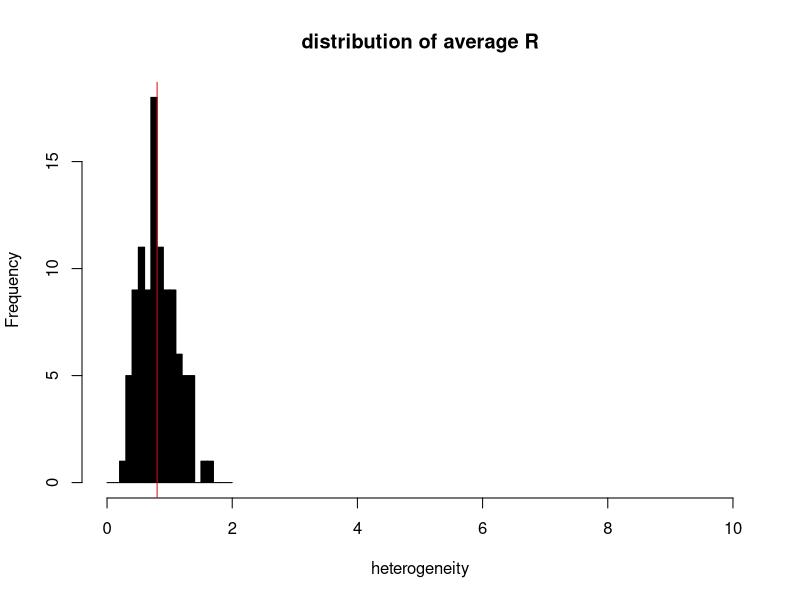
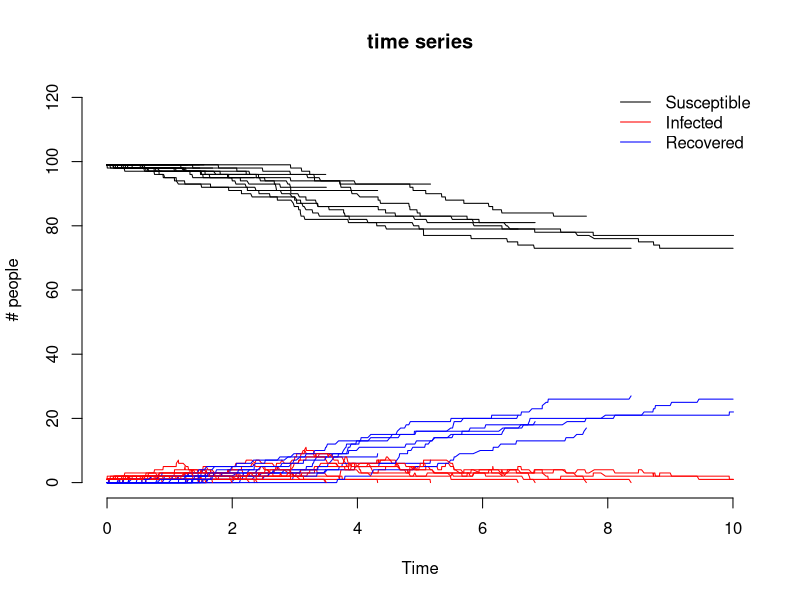
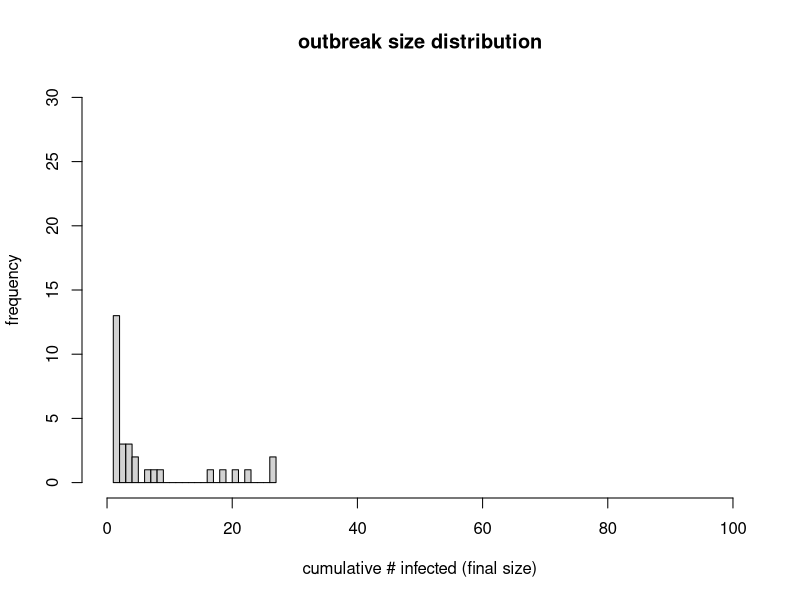

R code for these plots, in order:
## Gillespie with individual mixing heterogeneity
## Steve Bellan DAIDD 2012

## The question leads you through the construction of a stochastic SIR
## model using the Gillespie algorithm that allows for gamma
## distributed contact mixing patterns.

rm(list=ls())


het.epidemic <- function(runs = 1,
                         pop.size = 300,
                         beta.mean = 1,
                         beta.var = .5,
                         gmma = 1,
                         end.time = 500,
                         verbose = F,
                         tell.run = T,
                         shape = 2,
                         rate = 10,
                         xmax.het = 10,
                         xmax.fsize = pop.size,
                         fsize.breaks = 30,
                         return.ts = F,
                         browse = F)
  {
    if(browse) browser()                #debugging
    theta = beta.var / beta.mean
    kk = beta.mean / theta
    mxdst <- rgamma(pop.size, shape = kk, scale = theta)
    ## order individuals by riskiness
    mxdst <- mxdst[rev(order(mxdst))]
    breaks <- seq(0, ceiling(max(mxdst)), by = .1)
    hist(mxdst, col="black", breaks = breaks, xlab = "heterogeneity",
         xlim = c(0, xmax.het),
         main = "distribution of average R")
    abline(v=beta.mean, col = "red")
    ## make individuals' data frame with mixing distr, time inf & rec
    iframe <- data.frame(id = 1:pop.size, tinf = NA, trec = NA, mxdst = mxdst)
    plot(0,0,type="l",xlab="Time", bty="n", xlim = c(0, end.time),
         ylim = c(0, 1.2*pop.size), ylab = "# people", main = "time series")
    f.size <- rep(NA,runs)
    for(ii in 1:runs)
      {
        if(tell.run) print(paste("on run",ii,"of",runs))
        iframe$tinf <- NA
        iframe$trec <- NA
        first.inf <- sample(1:pop.size, 1, prob = mxdst)
        iframe$tinf[first.inf] <- 0 # first individual is infected at time 0
        iframe$trec[first.inf] <- rexp(1, gmma) # choose recovery time
        ## initialize time series data frame
        sim.time <- 0
        ts <- data.frame(time=sim.time,S=pop.size-1,I=1)
        next.time <- ts
        someone.inf <- T
        while(next.time$time<end.time & someone.inf)
          {
            ## calculate current inf rate  
            inf.rate <- mean(mxdst) * pop.size
            ## Choose potential event time
            new.time <- rexp(1, inf.rate) + next.time$time
            ## choose infector
            cur.tor <- sample(1:pop.size, 1, prob = mxdst)
            ## has this id been infected?
            cur.inf <- !is.na(iframe$tinf[cur.tor])
            ## if so, have they recovered before the event time?
            if(cur.inf)
              {
                cur.inf <- iframe$trec[cur.tor] > new.time
              }
            if(cur.inf)                           # then choose infected
              {
                cur.ted <- sample(c(1:pop.size)[-cur.tor], 1, prob = mxdst[-cur.tor])
                ## is this ID currently susceptible?
                cur.sus <- is.na(iframe$tinf[cur.ted])
                if(cur.sus) ## then infect them and determine an event time
                  {
                    if(verbose)   print(paste(cur.tor,"infected",cur.ted))
                    iframe$tinf[cur.ted] <- new.time
                    next.time$S <- next.time$S - 1
                    next.time$I <- next.time$I + 1
                    next.time$time <- new.time
                    ts <- rbind(ts, next.time)
                    ## also choose recovery time based on recovery rate
                    iframe$trec[cur.ted] <- new.time + rexp(1, gmma)
                  }else{ ## no new inf but update time
                    next.time$time <- new.time
                    ts <- rbind(ts, next.time)
                  }          
              }else{ ## no new inf but update time
                next.time$time <- new.time
                ts <- rbind(ts, next.time)
              }
            ## is someone still infected at this time?
            someone.inf <- sum(iframe$trec > new.time, na.rm = T) > 0
          }
        ## need to divid infected between recovered & infectious
        fts <- ts
        ## calculate recovered at each time step
                                        #browser()
        fts$R <- as.numeric(lapply(fts$time, function(x) {sum(iframe$trec < x, na.rm = T)}))
        fts$I <- fts$I-fts$R
        if(sum(fts$I < 0) > 1) browser()
        ## plot results
        lines(fts$time,fts$S, col = "black")
        lines(fts$time,fts$I, col = "red")
        lines(fts$time,fts$R, col = "blue")
        f.size[ii] <- sum(!is.na(iframe$tinf))
      }
    legend("topright", c("Susceptible","Infected","Recovered"), col = c("black","red","blue"), lwd = 1, lty = 1, bty = "n", bg ="white")
    hist(f.size, breaks = fsize.breaks, xlab = "cumulative # infected (final size)",
         xlim = c(0, xmax.fsize), ylim = c(0, runs),
         ylab = "frequency", main = "outbreak size distribution")
    ## final size distribution
    if(return.ts)       return(fts)
  }
save(het.epidemic, file= 'HetSIR_functions.Rdata')

het.epidemic(beta.mean = .8, beta.var = .1, runs = 30, end.time = 10, pop.size = 100, gmma = 1) 

hetSIRS.epidemic <- function(runs = 1,
                             pop.size = 300,
                             beta.mean = 1,
                             beta.var = .5,
                             gmma = 1,
                             rho = 1/10, # lose immunity
                             end.time = 5,
                             tell.run = T,
                             verbose = F,
                             shape = 2,
                             rate = 10,
                             xmax.het = 10,
                             xmax.fsize = 300,
                             return.ts = F,
                             browse = F)
  {
    theta = beta.var / beta.mean
    kk = beta.mean / theta
    mxdst <- rgamma(pop.size, shape = kk, scale = theta)
    ## order individuals by riskiness
    mxdst <- mxdst[rev(order(mxdst))]
    breaks <- seq(0, ceiling(max(mxdst)), by = .1)
    hist(mxdst, col="black", breaks = breaks, xlab = "heterogeneity",
         xlim = c(0, xmax.het),
         main = "distribution of average R")
    abline(v=beta.mean, col = "red")
    ## make individuals' data frame with mixing distr, time inf & rec
    iframe <- data.frame(id = 1:pop.size, tinf = NA, trec = NA, tloss = NA,mxdst = mxdst)
    plot(0,0,type="l",xlab="Time", bty="n", xlim = c(0, end.time),
         ylim = c(0, 1.2*pop.size), ylab = "# people", main = "time series")
    f.size <- rep(NA,runs)
    if(browse) browser()                #debugging
    for(ii in 1:runs)
      {
        if(tell.run) print(paste("on run",ii,"of",runs))
        iframe$tinf <- NA
        iframe$trec <- NA
        first.inf <- sample(1:pop.size, 1, prob = mxdst)
        iframe$tinf[first.inf] <- 0 # first individual is infected at time 0
        iframe$trec[first.inf] <- rexp(1, gmma) # choose recovery time
        ## initialize time series data frame
        sim.time <- 0
        ts <- data.frame(time=sim.time,S=pop.size-1,I=1, R = 0)
        next.time <- ts
        someone.inf <- T
        cumulativeI <- 1
        while(next.time$time<end.time & someone.inf)
          {
            ## calculate current inf rate  
            inf.rate <- mean(mxdst) * pop.size
            ## Choose potential event time
            new.time <- rexp(1, inf.rate) + next.time$time
            ## figure out if anyone has recovered between last event and this one; I->R
            recoveries <- sum(iframe$trec > ts$time[nrow(ts)] & iframe$trec < new.time, na.rm = T)
            next.time$I <-  next.time$I - recoveries
            next.time$R <-  next.time$R + recoveries
            ## figure out if anyone has lost immunity between last event and this one; R->S
            who.loss <- which(iframe$tloss > ts$time[nrow(ts)] & iframe$tloss < new.time)
            ilosses <- length(who.loss)
            next.time$R <-  next.time$R - ilosses
            next.time$S <-  next.time$S + ilosses
            ## reset tinf,trec,tloss for individuals who lost immunity
            if(ilosses > 0)            iframe[who.loss, c("tinf","trec","tloss")] <- NA
            ## choose infec*tor*
            cur.tor <- sample(1:pop.size, 1, prob = mxdst)
            ## has this id been infected?
            cur.inf <- !is.na(iframe$tinf[cur.tor])
            ## if so, have they recovered before the event time?
            if(cur.inf)
              {
                cur.inf <- iframe$trec[cur.tor] > new.time
              }
            if(cur.inf)                 # then choose (potentially) infec*ted* individual
              {                         # choose from everyone except infec*tor*
                cur.ted <- sample(c(1:pop.size)[-cur.tor], 1, prob = mxdst[-cur.tor])
                ## is this ID currently susceptible?
                cur.sus <- is.na(iframe$tinf[cur.ted])
                if(cur.sus) ## then infect them and determine an event time
                  {
                    cumulativeI <- cumulativeI + 1
                    if(verbose)   print(paste(cur.tor,"infected",cur.ted))
                    iframe$tinf[cur.ted] <- new.time
                    next.time$S <- next.time$S - 1
                    next.time$I <- next.time$I + 1
                    next.time$time <- new.time
                    ts <- rbind(ts, next.time)
                    ## also choose recovery time based on recovery rate
                    iframe$trec[cur.ted] <- new.time + rexp(1, gmma)
                    ## also choose immunity loss time based on loss rate
                    iframe$tloss[cur.ted] <- iframe$trec[cur.ted] + rexp(1, rho) #
                  }else{ ## no new inf but update time
                    next.time$time <- new.time
                    ts <- rbind(ts, next.time)
                  }          
              }else{ ## no new inf but update time
                next.time$time <- new.time
                ts <- rbind(ts, next.time)
              }
            ## is someone still infected at this time?
            someone.inf <- sum(iframe$trec > new.time, na.rm = T) > 0
          }
        ## need to divid infected between recovered & infectious
        fts <- ts
        ## calculate recovered at each time step
        ## plot results
        lines(fts$time,fts$S, col = "black")
        lines(fts$time,fts$I, col = "red")
        lines(fts$time,fts$R, col = "blue")
        f.size[ii] <- cumulativeI
      }
    legend("topright", c("Susceptible","Infected","Recovered"), col = c("black","red","blue"), lwd = 1, lty = 1, bty = "n", bg ="white")
    hist(f.size, breaks = 100, xlab = "cumulative # infected (final size)",
         xlim = c(0, max(xmax.fsize,f.size)),
         ylab = "frequency", main = "outbreak size distribution", col = "black")
    ## final size distribution
    if(return.ts)       return(fts)
  }

save.image(file="hetSIR.Rdata")
